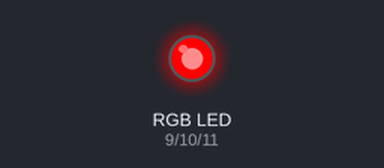
The sketch below on a simulated Arduino Uno, built with avr-gcc and run on an emulated ATmega328P. Shown: an RGB LED mixed from three pins (HIGH = lit).

Above: at 0.5 s.
At 1.5 s:
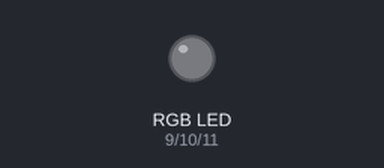
At 2.5 s:
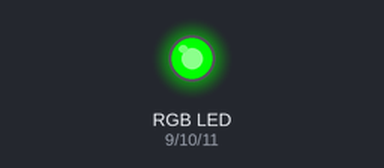
At 4.5 s:
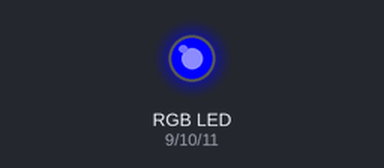
Timing chart, 0 to 6.5 s (numbered marks = the images above):
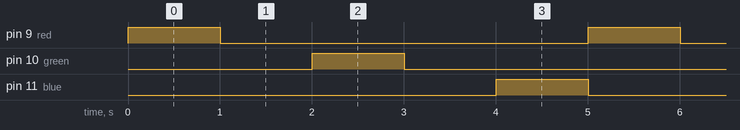

The sketch:

GIANTRBGLED.ino
```cpp
/*
 * Testing GIANT RGB LED
 */

int red = 9;
int green = 10;
int blue = 11;

void setup()
{
  pinMode(red, OUTPUT);
  pinMode(green, OUTPUT);
  pinMode(blue, OUTPUT);
}

void loop()
{
  analogWrite(red, 255);
  analogWrite(green, 0);
  analogWrite(blue, 0);

  delay(1000);

  analogWrite(red, 0);
  analogWrite(green, 0);
  analogWrite(blue, 0);

  delay(1000);

  analogWrite(red, 0);
  analogWrite(green, 255);
  analogWrite(blue, 0);

  delay(1000);

  analogWrite(red, 0);
  analogWrite(green, 0);
  analogWrite(blue, 0);

  delay(1000);

  analogWrite(red, 0);
  analogWrite(green, 0);
  analogWrite(blue, 255);

  delay(1000);
}
```

Measured:
- by itself, pin 9 (red), pin 10 (green), pin 11 (blue): alternates HIGH for 1.0 s and LOW for 4.0 s
- by itself, everything shown: repeats every 5.0 s, in 5 steps
